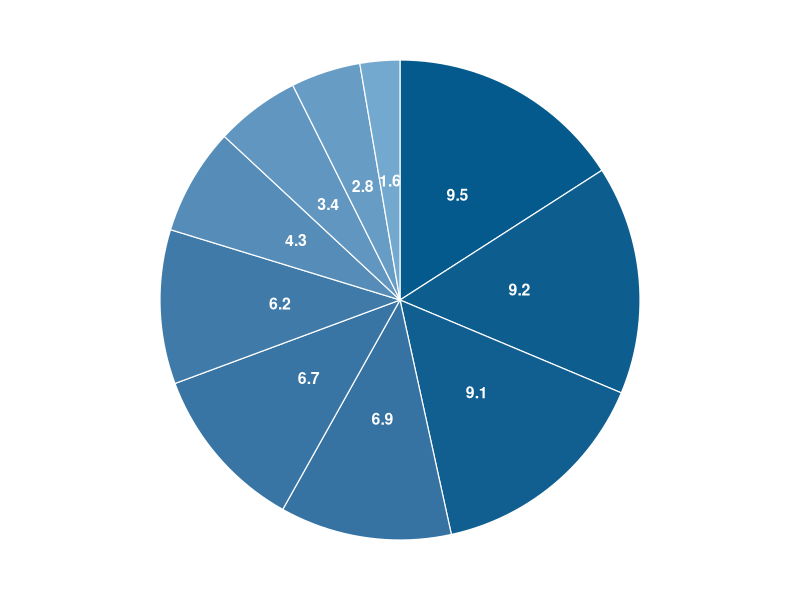

This chart was generated by the following R code:
# Used in: 01-intro.tex
#
# Creates a roulette-wheel parent-selection diagram. Ten individuals receive
# random positive fitness values, which are converted to proportional sampling
# probabilities and shown as slices of a polar bar chart.

set.seed(1L)

library(data.table)
library(ggplot2)

fitness_dt = data.table(
  individual = factor(seq_len(10L)),
  fitness = round(runif(10L, min = 1, max = 10), 1)
)
fitness_dt[, selection_probability := fitness / sum(fitness)]
setorder(fitness_dt, -fitness)

parent_selection_plot = ggplot(fitness_dt, aes(x = 1, y = selection_probability, fill = fitness)) +
  geom_col(width = 1, color = "white", linewidth = 0.4) +
  geom_text(
    aes(label = fitness),
    color = "white",
    fontface = "bold",
    position = position_stack(vjust = 0.5),
    size = 4
  ) +
  coord_polar(theta = "y", start = 0) +
  scale_fill_gradient(low = "#74a9cf", high = "#045a8d") +
  theme_void(base_size = 12) +
  theme(legend.position = "none")

dir.create("../figure", showWarnings = FALSE)

ggsave("../figure/ea_parent_selection.pdf", parent_selection_plot, width = 5, height = 5)
